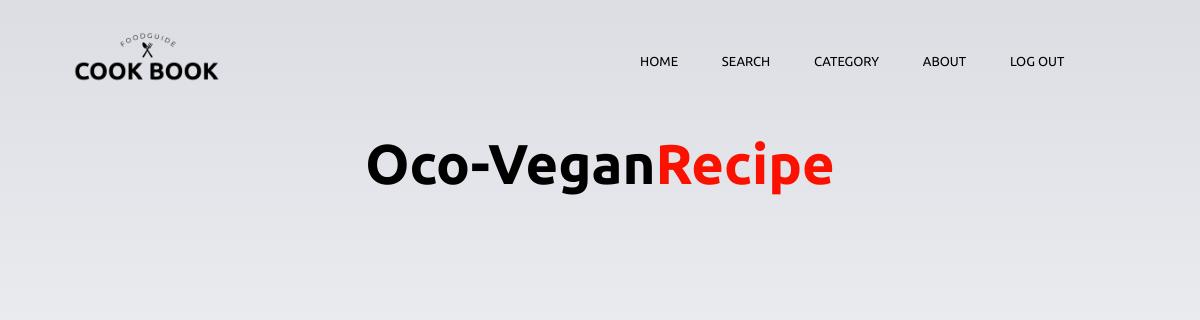
Page /recipe/oco on the earlier database version.
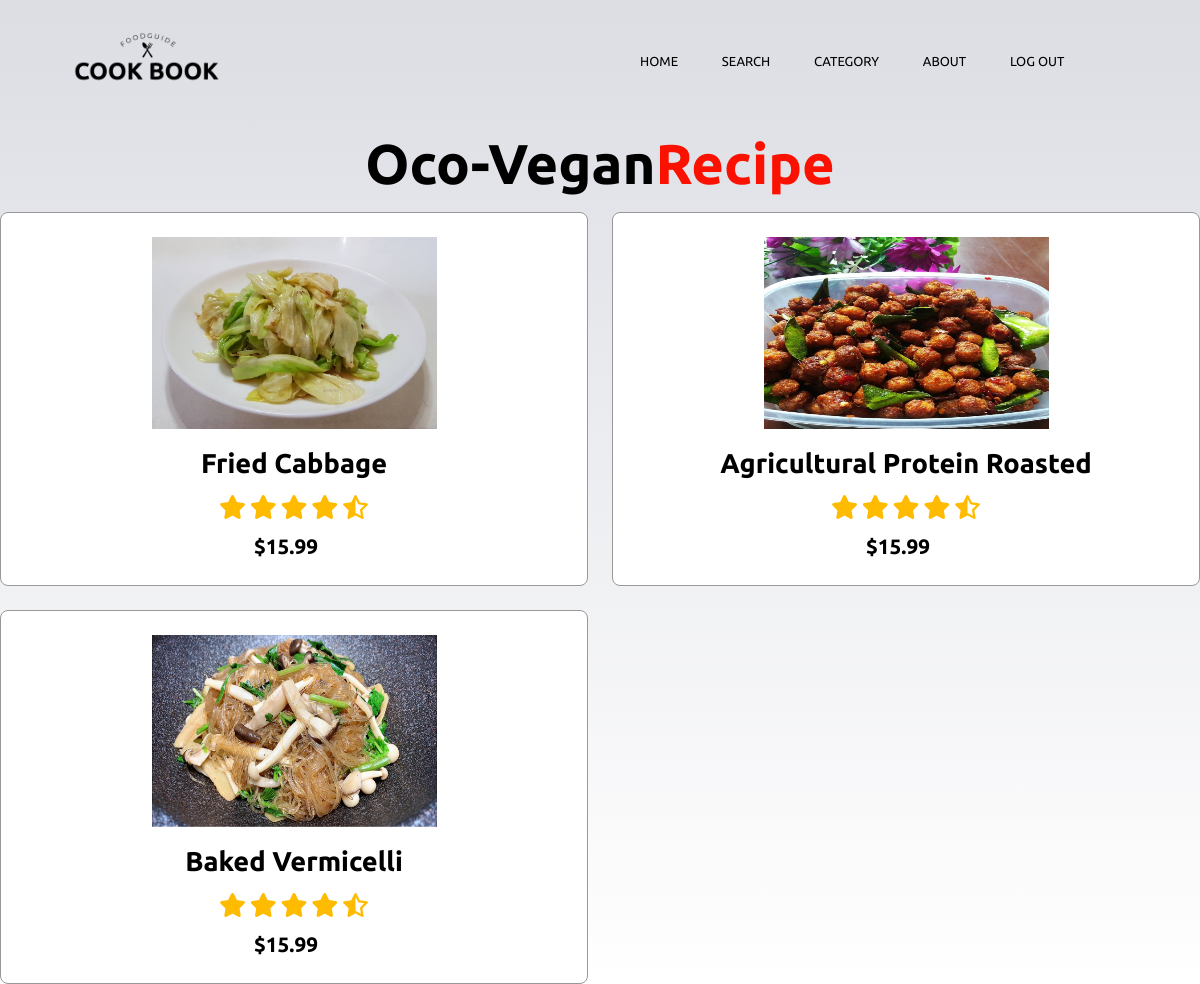
Same page on the later database version.
### recipe/models.py (models this page shows, shortened)
class recipe(models.Model):
    class mode(models.TextChoices):
        dessert = "dessert"
        meat = "meat"
        halal = "halal"
        beverag = "beverag"
        ocovegen = "ocovegen"
        vegy = "vegetarian"
        appetizer = "appetizer"
    class level(models.TextChoices):
        free = "free"
        price = "pay only"
    pic = models.ImageField(upload_to="",blank=True,null=True)
    menu = models.CharField(max_length=100,default=None)
    ingredient_unit = models.TextField(blank=True)
    HowToDo = models.TextField(blank=True)
    ingredientInmenu =models.ManyToManyField(ingredient,blank=True,related_name="ingredientInrecipe")
    type = models.CharField(max_length=100,
        choices=mode.choices,
        default=None,
        )
    status = ''
    price = models.IntegerField(default=None, null=True)
    calorie = models.IntegerField(default=None, null=True)

### recipe/views.py (the view)
# urls.py: path('oco', views.oco, name="oco"),
def oco (request):
    return render(request,'recipe/oco.html',{
        "recipes": recipe.objects.all(),
        })

### recipe/templates/Recipe/oco.html (shortened to what this page needs)
{% extends 'Recipe/layout.html' %}
{% load static %}
{% block content %}
<body>
    <section class="header">
        <nav>
          <a href="{% url 'home' %}">
            {% load static %}
            <img src="{% static 'images/logo_2.png' %}" width="10%" /></a>
      <div class="nav-links" id="navLinks">
        <ul>
          <li><a href="{% url 'home' %}">Home</a></li>
          <li><a href="{% url 'home' %}">Search</a></li>
          <li><a href="#news">Category</a>
                <li><a href = "{% url 'recipe:vegy' %}" >Vegetarian</a></li></li>
            </ul>
          </div>
          <li><a href="#" class="About">About</a>
          </li>
          <li ><a href="{% url 'logout' %}">Log Out</a></li>
          <li ><a href="#">{{ user.username }}</a></li>
      </nav>
    <section class="dishes" id="dishes">
        <h1 class="heading">Oco-vegan<span>Recipe</span></h1>
        <div class="box-container">
        {% for list_menu in recipes %}
        {% if list_menu.type == "ocovegen" %}
            <div class="box">
                <img class="image" src="{{list_menu.pic.url}}" style="width: 50%; ;"/><br>
                <a href = "{% url 'recipe:menu' list_menu.id %}" >
                <h3>{{list_menu.menu}}</h3></a>
                <div class="stars">
                <i class="fa fa-star"></i>
                <i class="fa fa-star"></i>
                <i class="fa fa-star"></i>
                <i class="fa fa-star"></i>
                <i class="fa fa-star-half-o"></i>
                </div>
                <span>$15.99</span><br><br>
            </div>
        {% endif %}
        {% endfor %}
      </div>
    </section>
</body>
    {% endblock %}

Differences in the rows shown:
now on this page (row edited): recipe: pic (picture), menu "Fried Cabbage"
now on this page (row edited): recipe: pic (picture), menu "Agricultural Protein Roasted"
now on this page (row edited): recipe: pic (picture), menu "Baked Vermicelli"
